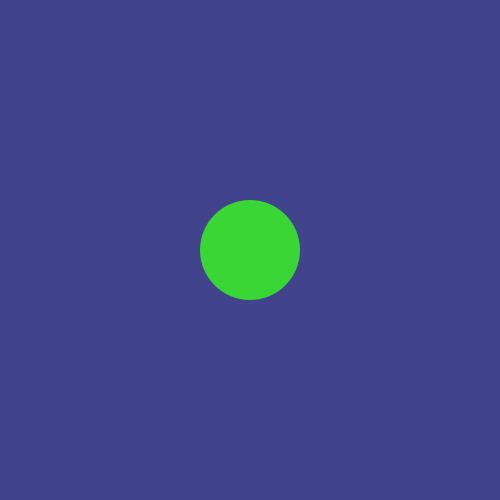
Frame 1 (no input)
Frame 60 (the mouse pressed at the canvas centre just before this capture): identical to frame 1, image omitted
Frame 120 (the mouse held since frame 60 and released just before this capture): identical to frame 1, image omitted

The Processing sketch that drew this single still picture (run headless with seeded random() and noise(); from frame 60 on, the mouse is pressed at the canvas centre):

// Processing sketch: AtomZ
// ── AtomZ.pde
Atom myAtom;
Poles[] nodes = new Poles[floor(random(1,8)+0.5)];

public void setup () {
  myAtom = new Atom("Derponium", 100);
  
  for (Poles pole : nodes) {
    final float randVar = random(0,1);
    if (randVar > 0.5) {
      pole = Poles.POS;
    } else {
      pole = Poles.NEG;
    }
    myAtom.AddNode(pole);
  }
  
  print(myAtom.GetNodes());
  size(500,500);
}



public void draw () {
  background(65, 67, 140);
  noStroke();
  fill(myAtom.clr);
  ellipse(width/2, height/2, myAtom.size, myAtom.size);
}
// ── Atom.pde
public enum Poles {POS, NEG}

public class Atom {
  
  String name;
  int size;
  color clr;
  
  private ArrayList<Poles> nodes = new ArrayList<Poles>();
  
  public Atom (String _name, int _size) {
    name = _name;
    size = _size;
    clr = color(random(0,225),random(0,225),random(0,225));
  }
  
  public Atom (String _name, int _size, color _color) {
    name = _name;
    size = _size;
    clr = _color;
  }
  
  public void AddNode(Poles _pole) {
    nodes.add(_pole);
  }
  
  public ArrayList<Poles> GetNodes() {
    return nodes;
  }
  
}
// ── Node.pde
public class Node {
  
  color clr;
  public float radius;
  
  public Node (Poles pole, float _radius) {
    if (pole == Poles.POS) {
      clr = color(225,10,10);
    } else {
      clr = color(10,10,225);
    }
    
    radius = _radius;
  }
  
}
// ── RGBVector.pde
public class RGBVector {
  
  float r;
  float g;
  float b;
  
  public RGBVector (float _r, float _g, float _b) {
    r = _r;
    g = _g;
    b = _b;
  }
  
}
